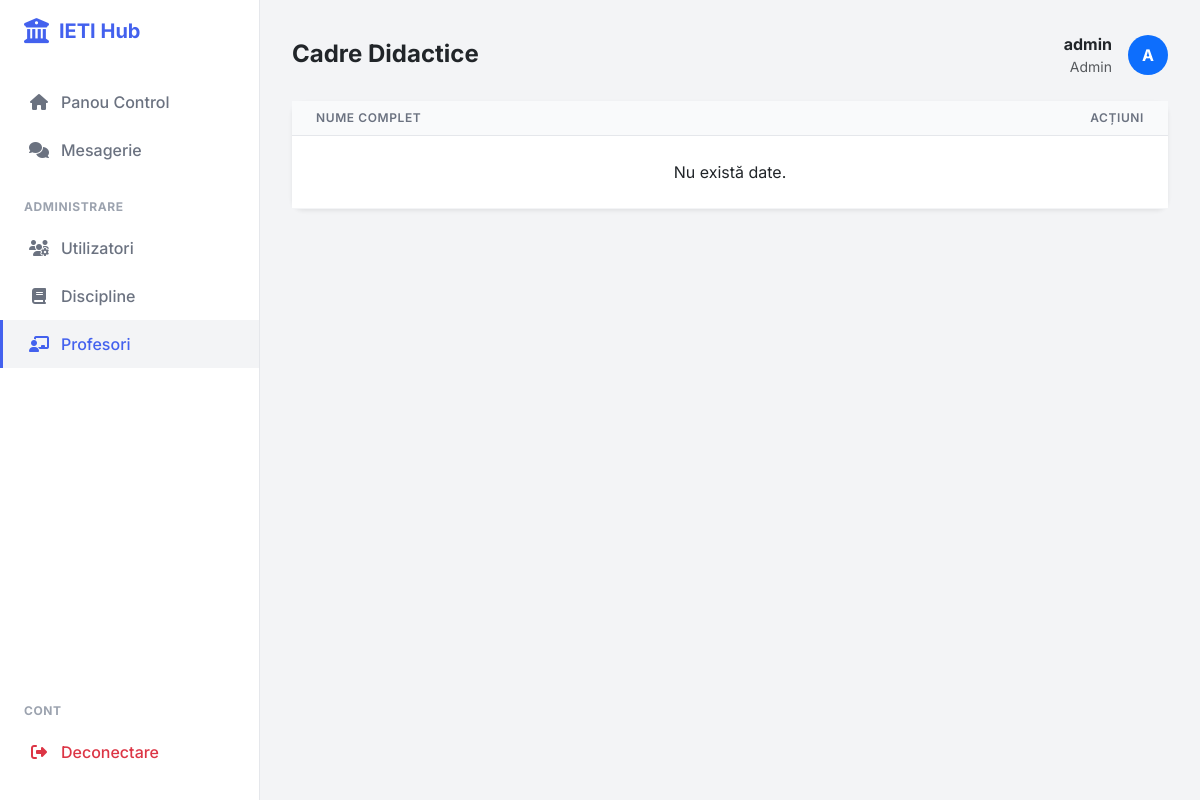
Page /lista_profesori (signed in) on the earlier database version.
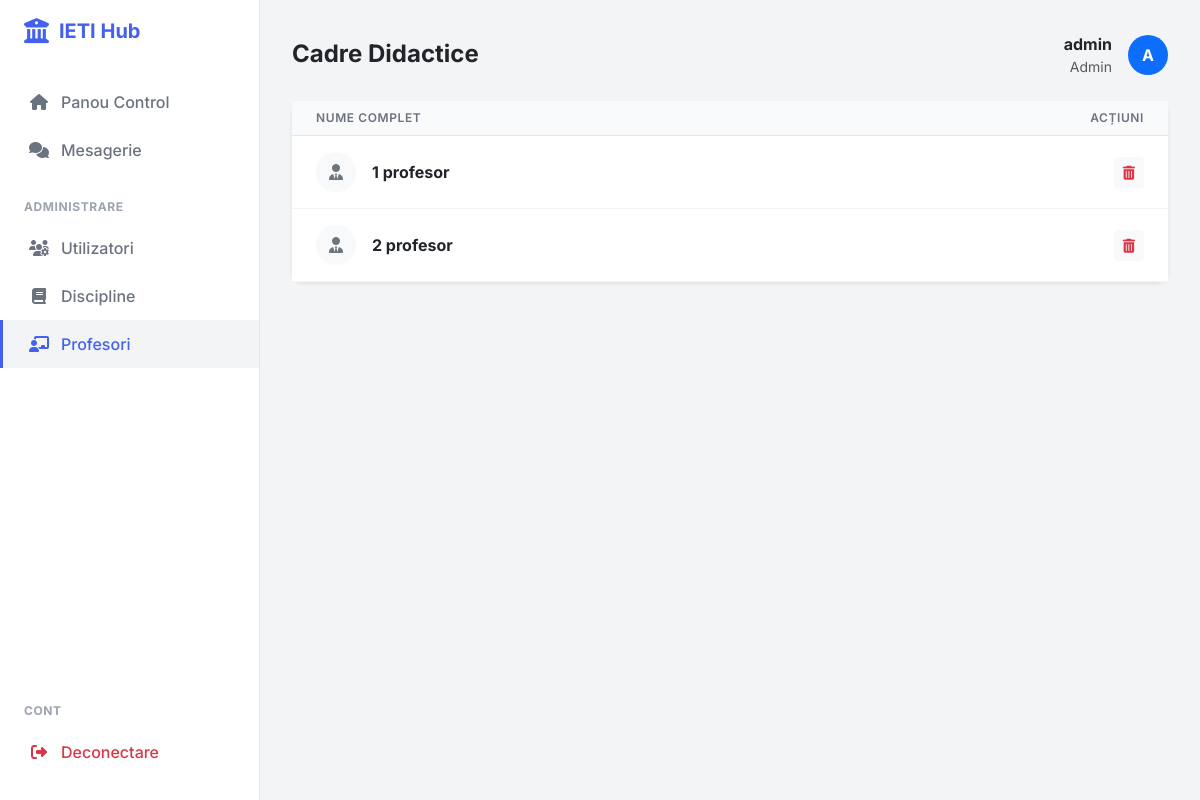
Same page on the later database version.
### app.py (models this page shows)
class Profesor(db.Model):
    id_profesor = db.Column(db.Integer, primary_key=True)
    nume = db.Column(db.String(50), nullable=False)
    prenume = db.Column(db.String(50), nullable=False)
    user_id = db.Column(db.Integer, db.ForeignKey('user.id'), nullable=True)
    def get_full_name(self): return f"{self.nume} {self.prenume}"

### app.py (the view)
@app.route('/lista_profesori')
@login_required
def lista_profesori(): return render_template('lista_profesori.html', profesori=Profesor.query.all())

### app.py (called while the page is built)
@login_manager.user_loader
def load_user(user_id):
    return User.query.get(int(user_id))

### templates/lista_profesori.html
{% extends "base.html" %}
{% block page_title %}Cadre Didactice{% endblock %}
{% block content %}
<div class="card border-0 shadow-sm">
    <div class="card-body p-0">
        <div class="table-responsive">
            <table class="table table-hover align-middle mb-0">
                <thead>
                    <tr>
                        <th class="ps-4">Nume Complet</th>
                        {% if current_user.role == 'admin' %}
                            <th class="text-end pe-4">Acțiuni</th>
                        {% endif %}
                    </tr>
                </thead>
                <tbody>
                    {% for prof in profesori %}
                    <tr>
                        <td class="ps-4">
                            <div class="d-flex align-items-center">
                                <div class="bg-light rounded-circle d-flex align-items-center justify-content-center me-3" style="width: 40px; height: 40px;">
                                    <i class="fas fa-user-tie text-secondary"></i>
                                </div>
                                <span class="fw-bold">{{ prof.get_full_name() }}</span>
                            </div>
                        </td>
                        {% if current_user.role == 'admin' %}
                        <td class="text-end pe-4">
                            <a href="{{ url_for('sterge_profesor', id_profesor=prof.id_profesor) }}" class="btn btn-light btn-sm text-danger" onclick="return confirm('Ștergi?')">
                                <i class="fas fa-trash-alt"></i>
                            </a>
                        </td>
                        {% endif %}
                    </tr>
                    {% else %}
                    <tr><td colspan="2" class="text-center p-4">Nu există date.</td></tr>
                    {% endfor %}
                </tbody>
            </table>
        </div>
    </div>
</div>
{% endblock %}

Differences in the rows shown:
added Profesor: get_full_name "1 profesor"
added Profesor: get_full_name "2 profesor"
Other differences:
text no longer shown: "Nu există date."
